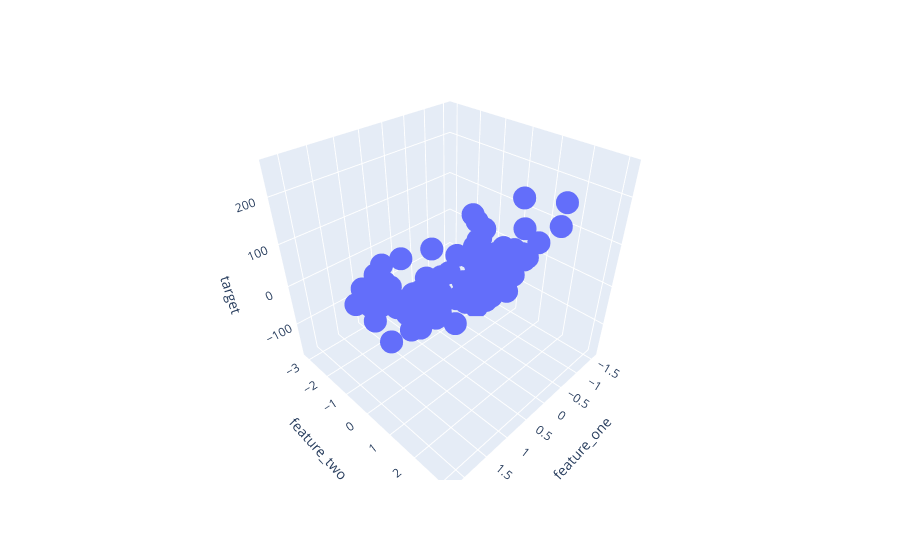

The notebook cell this image was saved under:
### Code cell
fig = px.scatter_3d(df, x='feature_one', y='feature_two', z='target')
fig.show()
